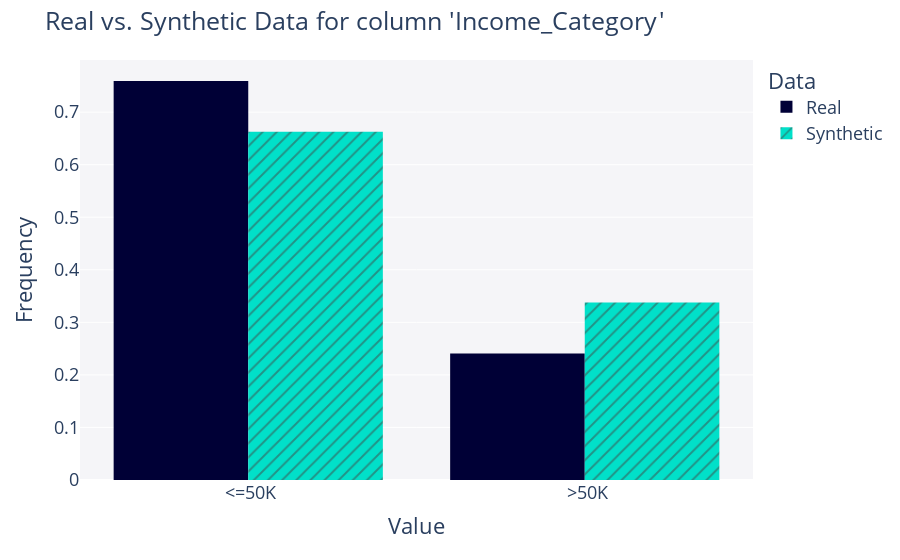

The code cell stored with this chart in its notebook:
### Code cell
# Distributions do not match well, this is why the correlation is so poor
col = "Income_Category"
get_column_plot(real_df, fake_df, column_name=col, metadata=gen.metadata)

### Figure 1 — Plotly figure (JSON) as saved in the notebook; plotly's stock layout.template omitted (floating-point values rounded to 4 significant figures; data arrays with more than 128 entries replaced by an {"elided": "..."} marker saying what was removed)
{"data": [{"alignmentgroup": "True", "bingroup": "x", "histnorm": "probability density", "hovertemplate": "<b>Real</b><br>Frequency: %{y}<extra></extra>", "legendgroup": "Real", "marker": {"color": "#000036", "pattern": {"shape": ""}}, "name": "Real", "offsetgroup": "Real", "orientation": "v", "showlegend": true, "type": "histogram", "x": {"elided": "32561 str values"}, "xaxis": "x", "yaxis": "y"}, {"alignmentgroup": "True", "bingroup": "x", "histnorm": "probability density", "hovertemplate": "<b>Synthetic</b><br>Frequency: %{y}<extra></extra>", "legendgroup": "Synthetic", "marker": {"color": "#01E0C9", "pattern": {"shape": "/"}}, "name": "Synthetic", "offsetgroup": "Synthetic", "orientation": "v", "showlegend": true, "type": "histogram", "x": {"elided": "32561 str values"}, "xaxis": "x", "yaxis": "y"}], "layout": {"barmode": "group", "font": {"size": 18}, "legend": {"title": {"text": "Data"}, "tracegroupgap": 0}, "margin": {"t": 60}, "plot_bgcolor": "#F5F5F8", "title": {"text": "Real vs. Synthetic Data for column 'Income_Category'"}, "xaxis": {"anchor": "y", "domain": [0, 1], "title": {"text": "Value"}}, "yaxis": {"anchor": "x", "domain": [0, 1], "title": {"text": "Frequency"}}}}
